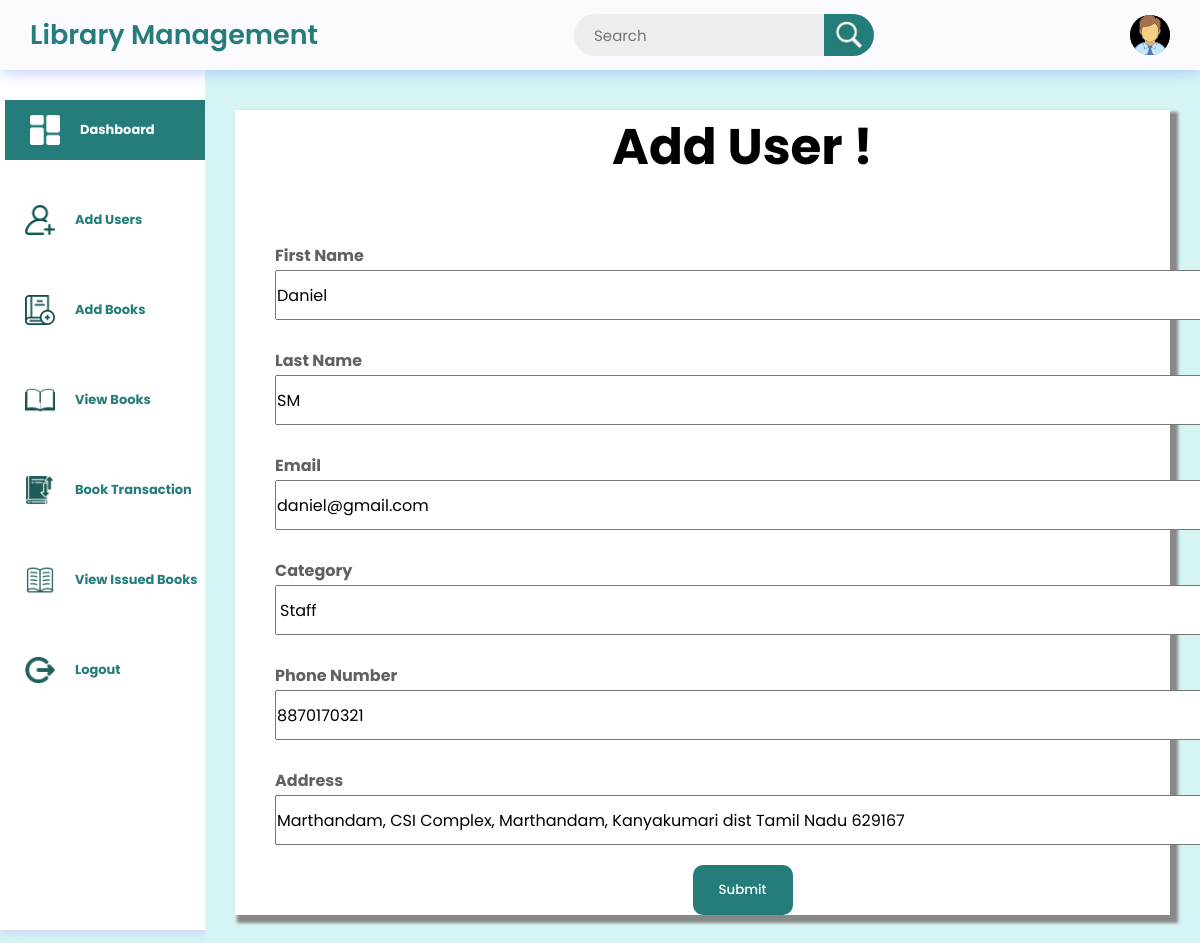
Screenshot of /edituser/HXVD384W with the database file from the repository.
### library/models.py (models this page shows, shortened)
class addusermodel(models.Model):
    memberid = models.CharField(max_length=8, unique=True, blank=True, null=True)
    firstname=models.CharField(max_length=20)
    lastname=models.CharField(max_length=20)
    email=models.EmailField()
    phonenumber=models.TextField()
    address=models.TextField()
    date=models.DateField(auto_now_add=True)
    category=models.TextField(null=True)

### library/views.py (the view)
# urls.py: path('edituser/<memberid>',views.editusers,name="updateuser"),
def editusers(request,memberid):
    data=models.addusermodel.objects.get(memberid=memberid)
    print(data)
    if request.method == "POST":
        print(request.POST)
        form=forms.UpdateUser(request.POST,instance=data)
        if form.is_valid():
            print("valid")
            form.save()
            print("save")
            return redirect('viewuser')
    else:
        form=forms.UpdateUser(instance=data)
    return render(request,'library/updateuser.html',{"data":data,"form":form})

### library/forms.py
class UpdateUser(forms.ModelForm):
    class Meta:
        model=models.addusermodel
        fields="__all__"

### templates/library/updateuser.html (shortened to what this page needs)
<!DOCTYPE html>
{% load static %}
<html lang="en">
<head>
</head>
<body>
    <header>
        <div class="logosec">
            <div class="logo">Library Management</div>
        </div>
        <div class="searchbar">
            <input type="text"
                   placeholder="Search">
            <div class="searchbtn">
              <img src=
"{% static 'images/searchbtn.jpg' %}"
                    class="icn srchicn"
                    alt="search-icon">
              </div>
        </div>
        <div class="message">
            <div class="dp">
              <img src=
"{% static 'images/adminlogin.png' %}"
                    class="dpicn"
                    alt="dp">
              </div>
        </div>
    </header>
    <div class="main-container">
      <div class="navcontainer">
          <nav class="nav" id="upnav">
              <div class="nav-upper-options">
                <a href="/afterlogin"><div class="nav-option option1">
                  <img src=
"{% static 'images/dashboard.png' %}"
                      class="nav-img"
                      alt="dashboard">
                  <h3 class="h3"> Dashboard</h3>
              </div></a>
              <a href="/adduser"><div class="option2 nav-option">
                <img src=
"{% static 'images/addusers.png' %}"
                    class="nav-img"
                    alt="articles">
                <h3 class="h3"> Add Users</h3>
            </div></a>
              <a href="/addbook"><div class="option2 nav-option">
                  <img src=
"{% static 'images/addbooks.png' %}"
                      class="nav-img"
                      alt="articles">
                  <h3 class="h3"> Add Books</h3>
              </div></a>
             <a href="/viewcategorybook"> <div class="nav-option option3">
                  <img src=
"{% static 'images/viewbooks.png' %}"
                      class="nav-img"
                      alt="report">
                  <h3 class="h3">View Books</h3>
              </div></a>
              <a href="/issuebook"><div class="nav-option option4">
                  <img src=
"{% static 'images/transactionbook.png' %}"
                      class="nav-img"
                      alt="institution">
                  <h3 class="h3">Book Transaction</h3>
              </div></a>
              <a href="/viewissuedbook"><div class="nav-option option5">
                  <img src=
"{% static 'images/viewissuedbook.png' %}"
                      class="nav-img"
                      alt="blog">
                  <h3 class="h3"> View Issued Books</h3>
              </div></a>
               <a href="{% url 'log out' %}"> <div class="nav-option logout">
                    <img src=
"{% static 'images/logouts.png' %}"
                        class="nav-img"
                        alt="logout">
                    <h3 class="h3">Logout</h3>
                </div></a>
                </div>
            </nav>
        </div>
        <div class="main">
<div class="container-fluid xl" id="fluid">
    <div class="container" id="cont">
        <div class="card">
<h4 class="p-3 mb-2 " style = 'font-size: 50px;text-align:center;color:black;'>Add User !</h4><br><br>
            <div class="card-body">
                <form action="" method="post" >
    <label for="firstname" class="lab">First Name </label><br>
    <input type="text" name="firstname" id="firstname" value="{{form.firstname.value}}" class="inp" ><br>
    <label for="lastname" class="lab">Last Name</label><br>
    <input type="text" name="lastname" id="lastname" class="inp" value="{{form.lastname.value}}" ><br>
    <label for="em" class="lab">Email</label><br>
    <input type="email" name="email" id="em" class="inp" value="{{form.email.value}}"><br>
    <label for="cat" class="lab">Category</label><br>
    <select name="category" id="cat" class="inp">
      <option value="{{form.category.value}}">{{form.category.value}}</option>
    </select><br>
    <label for="phonenumber" class="lab">Phone Number </label><br>
    <input type="text" name="phonenumber" id="phonenumber" class="inp" value="{{form.phonenumber.value}}"><br>
    <label for="address" class="lab">Address </label><br>
    <input type="text" id="address" name="address" class="inp" value="{{form.address.value}}">
    <center><button class="btn" type="submit">Submit</button></center>
</form>
            </div>
        </div>
    </div>
</div>
        </div>
    </div>
</body>
</html>

### templates/library/updateuser.html (style rules this page uses)
* { margin: 0; padding: 0; box-sizing: border-box; font-family: "Poppins", sans-serif; }
:root { --background-color1: #fafaff; --background-color2: #ffffff; --background-color3: #ededed; --background-color4: #d4f5f4; --primary-color: #247d7b; --secondary-color: #247d7b; --Border-color: #247d7b; --one-use-color: #247d7b; --two-use-color: #247d7b; }
body { background-color: var(--background-color4); max-width: 100%; overflow-x: hidden; }
header { height: 70px; width: 100vw; padding: 0 30px; background-color: var(--background-color1); position: fixed; z-index: 100; box-shadow: 1px 1px 15px rgba(161, 182, 253, 0.825); display: flex; justify-content: space-between; align-items: center; }
.logo { font-size: 27px; font-weight: 600; color: #247d7b; }
.icn { height: 30px; }
.searchbar, .message, .logosec { display: flex; align-items: center; justify-content: center; }
.logosec { gap: 60px; }
.searchbar input { width: 250px; height: 42px; border-radius: 50px 0 0 50px; background-color: var(--background-color3); padding: 0 20px; font-size: 15px; outline: none; border: none; }
.searchbtn { width: 50px; height: 42px; display: flex; align-items: center; justify-content: center; border-radius: 0px 50px 50px 0px; background-color: var(--secondary-color); cursor: pointer; }
.message { gap: 40px; position: relative; cursor: pointer; }
.dp { height: 40px; width: 40px; background-color: #626262; border-radius: 50%; display: flex; align-items: center; justify-content: center; overflow: hidden; }
.main-container { display: flex; width: 100vw; position: relative; top: 70px; z-index: 1; }
.dpicn { height: 42px; }
.main { height: calc(100vh - 70px); width: 100%; overflow-y: scroll; overflow-x: hidden; padding: 40px 30px 30px 30px; }
.nav { min-height: 91vh; width: 250px; background-color: var(--background-color2); position: absolute; top: 0px; left: 00; box-shadow: 1px 1px 10px rgba(198, 189, 248, 0.825); display: flex; flex-direction: column; justify-content: space-between; overflow: hidden; padding: 30px 0 20px 10px; }
.navcontainer { height: calc(100vh - 70px); width: 250px; position: relative; overflow-y: scroll; overflow-x: hidden; transition: all 0.5s ease-in-out; }
.nav-option { width: 250px; height: 60px; display: flex; align-items: center; padding: 0 30px 0 20px; gap: 20px; transition: all 0.1s ease-in-out; }
.nav-img { height: 30px; }
a { text-decoration: none; color: #247d7b; }
.nav-upper-options { display: flex; flex-direction: column; align-items: center; gap: 30px; }
.option1 { border-left: 5px solid #247d7b; background-color: var(--Border-color); color: white; cursor: pointer; }
.h3 { font-size: small; font-weight: 700; }
#fluid { padding: 0px; width: 100%; position: relative; background-color: white; box-shadow: 5px 5px 3px 3px #888888; }
.card { width: 100%; position: relative; margin-left:40px; border: none; }
#cont { color: white; }
.card-body { font-size: x-large; font-weight: 500; position: relative; }
.lab { font-size: medium; font-weight: 700; color: rgb(97, 97, 97); }
.inp { width: 1200px; height: 50px; font-size: medium; margin-bottom: 20px; }
.btn { background-color: #247d7b; width: 100px; height: 50px; color: white; font-weight:500 ; border: none; border-radius: 10px; }

### rows the page displays
addusermodel: firstname "Daniel", lastname "SM", email "daniel@gmail.com", category "Staff", phonenumber "8870170321", address "Marthandam, CSI Complex, Marthandam, Kanyakumari dist Tamil Nadu 629167"
